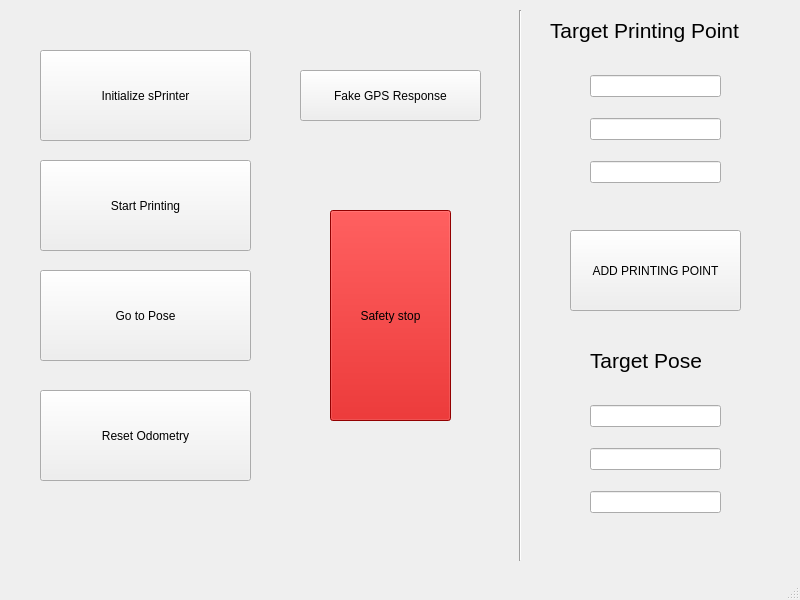
<?xml version="1.0" encoding="UTF-8"?>
<ui version="4.0">
 <class>MainWindow</class>
 <widget class="QMainWindow" name="MainWindow">
  <property name="geometry">
   <rect>
    <x>0</x>
    <y>0</y>
    <width>800</width>
    <height>600</height>
   </rect>
  </property>
  <property name="windowTitle">
   <string>sPrinter - HMI</string>
  </property>
  <widget class="QWidget" name="centralwidget">
   <widget class="QWidget" name="verticalLayoutWidget">
    <property name="geometry">
     <rect>
      <x>590</x>
      <y>60</y>
      <width>131</width>
      <height>141</height>
     </rect>
    </property>
    <layout class="QVBoxLayout" name="verticalLayout">
     <item>
      <widget class="QLineEdit" name="lineEdit"/>
     </item>
     <item>
      <widget class="QLineEdit" name="lineEdit_2"/>
     </item>
     <item>
      <widget class="QLineEdit" name="lineEdit_3"/>
     </item>
    </layout>
   </widget>
   <widget class="QPushButton" name="pushButton">
    <property name="geometry">
     <rect>
      <x>570</x>
      <y>230</y>
      <width>171</width>
      <height>81</height>
     </rect>
    </property>
    <property name="text">
     <string>ADD PRINTING POINT</string>
    </property>
   </widget>
   <widget class="QLabel" name="label">
    <property name="geometry">
     <rect>
      <x>590</x>
      <y>330</y>
      <width>151</width>
      <height>61</height>
     </rect>
    </property>
    <property name="font">
     <font>
      <pointsize>16</pointsize>
     </font>
    </property>
    <property name="text">
     <string>Target Pose</string>
    </property>
   </widget>
   <widget class="QLabel" name="label_2">
    <property name="geometry">
     <rect>
      <x>550</x>
      <y>0</y>
      <width>221</width>
      <height>61</height>
     </rect>
    </property>
    <property name="font">
     <font>
      <pointsize>16</pointsize>
     </font>
    </property>
    <property name="text">
     <string>Target Printing Point</string>
    </property>
   </widget>
   <widget class="QPushButton" name="pushButton_2">
    <property name="geometry">
     <rect>
      <x>40</x>
      <y>50</y>
      <width>211</width>
      <height>91</height>
     </rect>
    </property>
    <property name="text">
     <string>Initialize sPrinter</string>
    </property>
   </widget>
   <widget class="QPushButton" name="pushButton_3">
    <property name="geometry">
     <rect>
      <x>300</x>
      <y>70</y>
      <width>181</width>
      <height>51</height>
     </rect>
    </property>
    <property name="text">
     <string>Fake GPS Response</string>
    </property>
   </widget>
   <widget class="QPushButton" name="pushButton_4">
    <property name="geometry">
     <rect>
      <x>40</x>
      <y>160</y>
      <width>211</width>
      <height>91</height>
     </rect>
    </property>
    <property name="text">
     <string>Start Printing</string>
    </property>
   </widget>
   <widget class="QPushButton" name="pushButton_5">
    <property name="geometry">
     <rect>
      <x>40</x>
      <y>270</y>
      <width>211</width>
      <height>91</height>
     </rect>
    </property>
    <property name="text">
     <string>Go to Pose</string>
    </property>
   </widget>
   <widget class="QPushButton" name="pushButton_6">
    <property name="geometry">
     <rect>
      <x>40</x>
      <y>390</y>
      <width>211</width>
      <height>91</height>
     </rect>
    </property>
    <property name="text">
     <string>Reset Odometry</string>
    </property>
   </widget>
   <widget class="QPushButton" name="pushButton_7">
    <property name="geometry">
     <rect>
      <x>330</x>
      <y>210</y>
      <width>121</width>
      <height>211</height>
     </rect>
    </property>
    <property name="styleSheet">
     <string notr="true">background-color: rgb(204, 0, 0)</string>
    </property>
    <property name="text">
     <string>Safety stop</string>
    </property>
   </widget>
   <widget class="QWidget" name="verticalLayoutWidget_2">
    <property name="geometry">
     <rect>
      <x>590</x>
      <y>390</y>
      <width>131</width>
      <height>141</height>
     </rect>
    </property>
    <layout class="QVBoxLayout" name="verticalLayout_2">
     <item>
      <widget class="QLineEdit" name="lineEdit_4"/>
     </item>
     <item>
      <widget class="QLineEdit" name="lineEdit_5"/>
     </item>
     <item>
      <widget class="QLineEdit" name="lineEdit_6"/>
     </item>
    </layout>
   </widget>
   <widget class="Line" name="line">
    <property name="geometry">
     <rect>
      <x>510</x>
      <y>10</y>
      <width>20</width>
      <height>551</height>
     </rect>
    </property>
    <property name="orientation">
     <enum>Qt::Vertical</enum>
    </property>
   </widget>
  </widget>
  <widget class="QMenuBar" name="menubar">
   <property name="geometry">
    <rect>
     <x>0</x>
     <y>0</y>
     <width>800</width>
     <height>22</height>
    </rect>
   </property>
  </widget>
  <widget class="QStatusBar" name="statusbar"/>
 </widget>
 <resources/>
 <connections/>
</ui>
